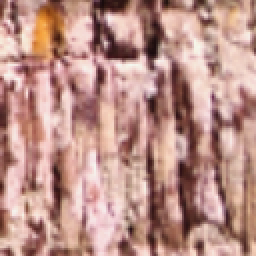
#> input picture app/datasets/c001_005.png, 128 x 128 px (shown 2 times larger); its folder holds 4 pictures in this run
$ python main.py
#> lines starting #> are read from the running program, lines starting #| are printed output that depends on the picture
### app/imgProcess/gray/processGray.py
import numpy as np
import matplotlib.pyplot as plt
import os
from config import path
import cv2

def calcGrayPdf(image):
  hist, bins = np.histogram(image, bins=256, range=[0, 256])
  pdf = hist / np.sum(hist)

  return pdf

  #distances = [np.linalg.norm(input_pdf - pdf) for pdf in pdfs_list]
def calcDistancePdfGray(pdfs_list, pdf_uploaded):
  distances = []
  for pdf in pdfs_list:
    #Calcula a distância euclidiana entre as PDFs
    distance = np.linalg.norm(pdf_uploaded - pdf)
    distances.append(distance)

  return distances

def returnNumImagesSimilarGray(pdfs_list, pdf_uploaded, num):
  distances = calcDistancePdfGray(pdfs_list, pdf_uploaded)
  most_similar = np.argsort(distances)[:num]
  return most_similar

def isImageMatchGray(image1, image2, threshold=0.8):
  # Calcule a PDF em RGB para ambas as imagens
  pdf1 = calcGrayPdf(image1)
  pdf2 = calcGrayPdf(image2)

  # Calcule a distância entre as PDFs
  #distance = calcDistancePdfGray(pdf1, pdf2)
  distance = np.linalg.norm(pdf1 - pdf2)

  # Você pode ajustar o limiar de distância conforme necessário
  return distance < threshold

def processGray(image, numImageUserWant):
  pdf_uploaded = calcGrayPdf(image)
  pdfs_list = []
  image_names = []

  for filename in os.listdir(path):
    image_path = os.path.join(path, filename)
    image = cv2.imread(image_path, cv2.IMREAD_GRAYSCALE)
    pdf = calcGrayPdf(image)
    pdfs_list.append(pdf)
    image_names.append(filename)

  correct_images = []
  # Mostra as imagens mais parecidas
  plt.figure(figsize=(15, 5))
  most_similar = returnNumImagesSimilarGray(pdfs_list, pdf_uploaded, numImageUserWant)
  for i, idx in enumerate(most_similar):
    image_path = os.path.join(path, image_names[idx])
    similar_image = cv2.imread(image_path, cv2.IMREAD_GRAYSCALE)

    plt.subplot(1, numImageUserWant, i + 1)
    plt.imshow(similar_image, cmap='gray')
    plt.title(f"Imagem {i+1} - {image_names[idx]}")

    if isImageMatchGray(image, similar_image):
      correct_images.append(similar_image)

  plt.tight_layout()
  plt.show()
  percentage_correct_gray = (len(correct_images) / numImageUserWant) * 100
  print(f"Porcentagem de Classificação Correta em Tons de Cinza: {percentage_correct_gray:.2f}%")

### app/main.py

from PIL import Image

import cv2
import matplotlib.pyplot as plt
import matplotlib.image as mpimg
from imgProcess.gray import processGray
from imgProcess.rgb import processRgb
from imgProcess.hsv import processHsv
import tkinter as tk
from tkinter import filedialog
from config import path

def process_image(escolha, image, numImgsReturn):
  switch = {
      1: lambda: processGray.processGray(image, numImgsReturn),
      2: lambda: processRgb.processRgb(image, numImgsReturn),
      3: lambda: processHsv.processHsv(image, numImgsReturn)
  }
  return switch.get(escolha, lambda: "Escolha inválida")()

while True:
  try:

    print("escolha como quer o processamento da imagem sendo: 1 - niveis de cinza / 2 - RGB / 3 - HSV / 4 - Sair")
    escolha = int(input())
#> the answer given: 1

    if escolha == 4:
      print("Opcao de saida escolhida. Até logo!")
      break  # Sai do loop se o usuário escolher parar

    file_name = filedialog.askopenfilename(
        title="Selecione um arquivo de imagem",
        filetypes=[("Arquivos de Imagem", "*.jpg *.jpeg *.png *.bmp *.gif")]
    )
#> the answer given: datasets/c001_005.png

    #file_name = filedialog.askopenfilenames() # show an "Open" dialog box and return the path to the selected file
    print(file_name)

    #uploaded = files.upload()
    #file_name = list(uploaded.keys())[0]

    print("escolha quantas imagens quer retornar")
    numImgsReturn = int(input())
#> the answer given: 3

    if escolha == 1:
      image = cv2.imread(file_name, cv2.IMREAD_GRAYSCALE)
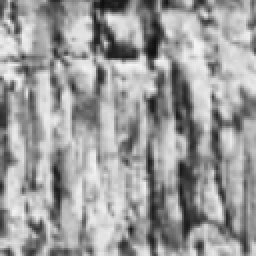
#> image: shape (128, 128) (shown 2 times larger); min 15, max 245, mean 156
    else:
      image = cv2.imread(file_name, cv2.IMREAD_COLOR)

    print(escolha, image, numImgsReturn)
#> (printed output is left out)

    result = process_image(escolha, image, numImgsReturn)
#> in calcGrayPdf, `hist, bins = np.histogram(image, bins=256, range=[0, 256])`: hist = 256 values, max 161 at index 205, min 0 at index 0, mean 64; bins = 257 values from 0 to 256
#> in calcGrayPdf, `pdf = hist / np.sum(hist)`: pdf = 256 values, max 0.00983 at index 205, min 0 at index 0, mean 0.00391
#> in processGray, `pdf_uploaded = calcGrayPdf(image)`: pdf_uploaded has the same summary as pdf in calcGrayPdf
#> in processGray, `correct_images = []`: correct_images = []
#> in calcGrayPdf (call 6), `hist, bins = np.histogram(image, bins=256, range=[0, 256])`: hist = 256 values, max 203 at index 86, min 0 at index 0, mean 64
#> in calcGrayPdf (call 6), `hist, bins = np.histogram(image, bins=256, range=[0, 256])`:
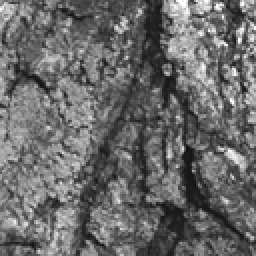
#> image: shape (128, 128) (shown 2 times larger); min 14, max 255, mean 105.5
#> in calcGrayPdf (call 6), `pdf = hist / np.sum(hist)`: pdf = 256 values, max 0.0124 at index 86, min 0 at index 0, mean 0.00391
#> in isImageMatchGray, `pdf1 = calcGrayPdf(image1)`: pdf1 has the same summary as pdf in calcGrayPdf
#> in isImageMatchGray, `pdf2 = calcGrayPdf(image2)`: pdf2 = 256 values, max 0.00983 at index 205, min 0 at index 0, mean 0.00391
#> in isImageMatchGray, `distance = np.linalg.norm(pdf1 - pdf2)`: distance = 0.0709
#> in processGray, `plt.show()`:
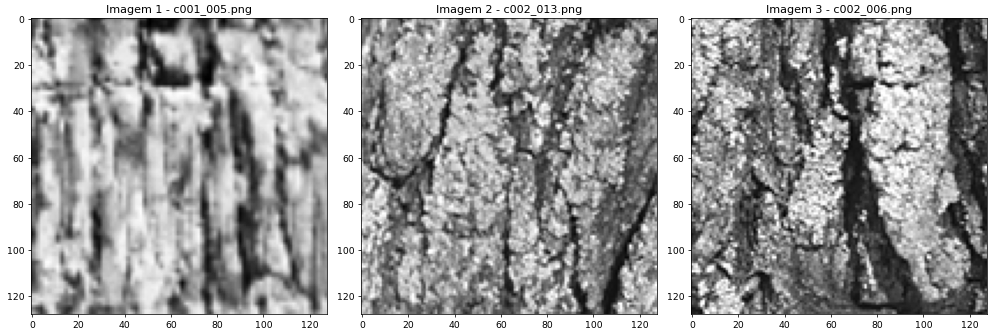
#> figure drawn by matplotlib, 3 panels
    print(result)
#| None
  except Exception as e:
    print(f"Algo inesperado aconteceu ou a imagem não pode ser processada {e}. Até logo!")
    break
#> pass 2 of the loop `while True:`:
#> the answer given: 1
#> the answer given: datasets/c002_006.png
#> the answer given: 3
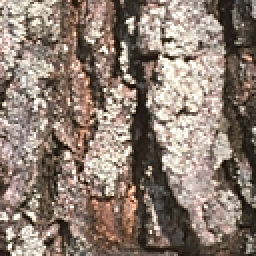
#> input picture app/datasets/c002_006.png, 128 x 128 px (shown 2 times larger)
#> `image = cv2.imread(file_name, cv2.IMREAD_GRAYSCALE)`:
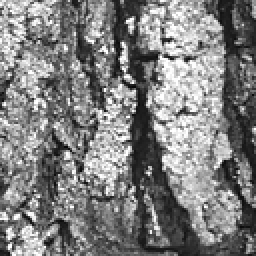
#> image: shape (128, 128) (shown 2 times larger); min 5, max 255, mean 127.2
#> (printed output is left out)
#> pdf_uploaded = 256 values, max 0.00977 at index 255, min 0 at index 0, mean 0.00391
#> in processGray (call 2), `plt.show()`:
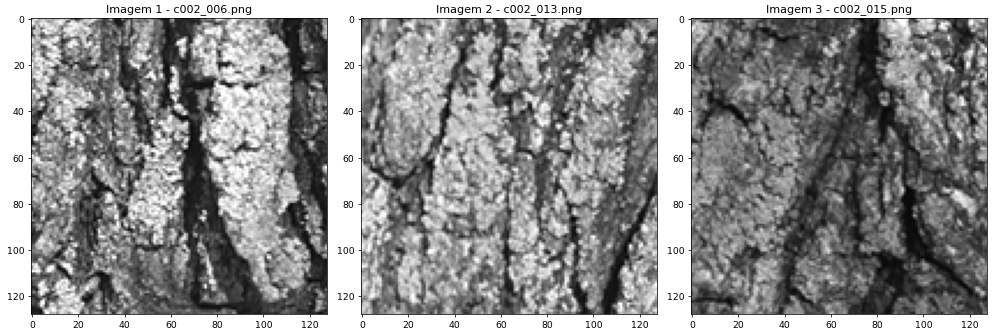
#> figure drawn by matplotlib, 3 panels
#| None
#> pass 3 of the loop `while True:`:
#> the answer given: 1
#> the answer given: datasets/c002_013.png
#> the answer given: 3
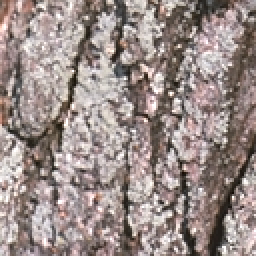
#> input picture app/datasets/c002_013.png, 128 x 128 px (shown 2 times larger)
#> `image = cv2.imread(file_name, cv2.IMREAD_GRAYSCALE)`:
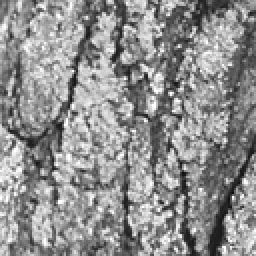
#> image: shape (128, 128) (shown 2 times larger); min 12, max 255, mean 142.7
#> (printed output is left out)
#> pdf_uploaded = 256 values, max 0.0104 at index 158, min 0 at index 0, mean 0.00391
#> in processGray (call 3), `plt.show()`:
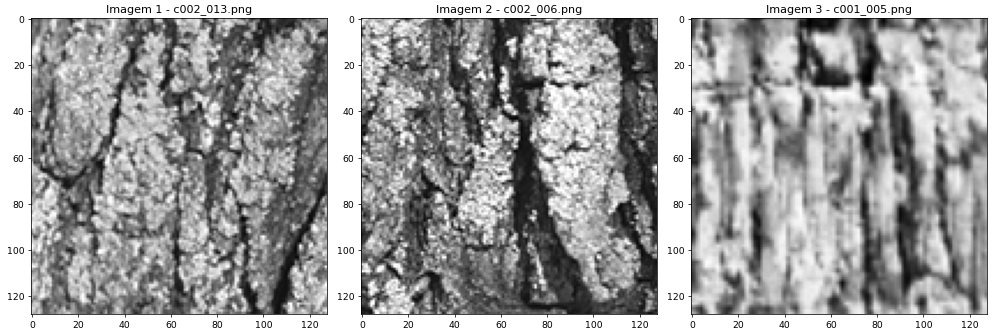
#> figure drawn by matplotlib, 3 panels
#| None
#> (the run stopped early here; a loop or call above may not have finished)
